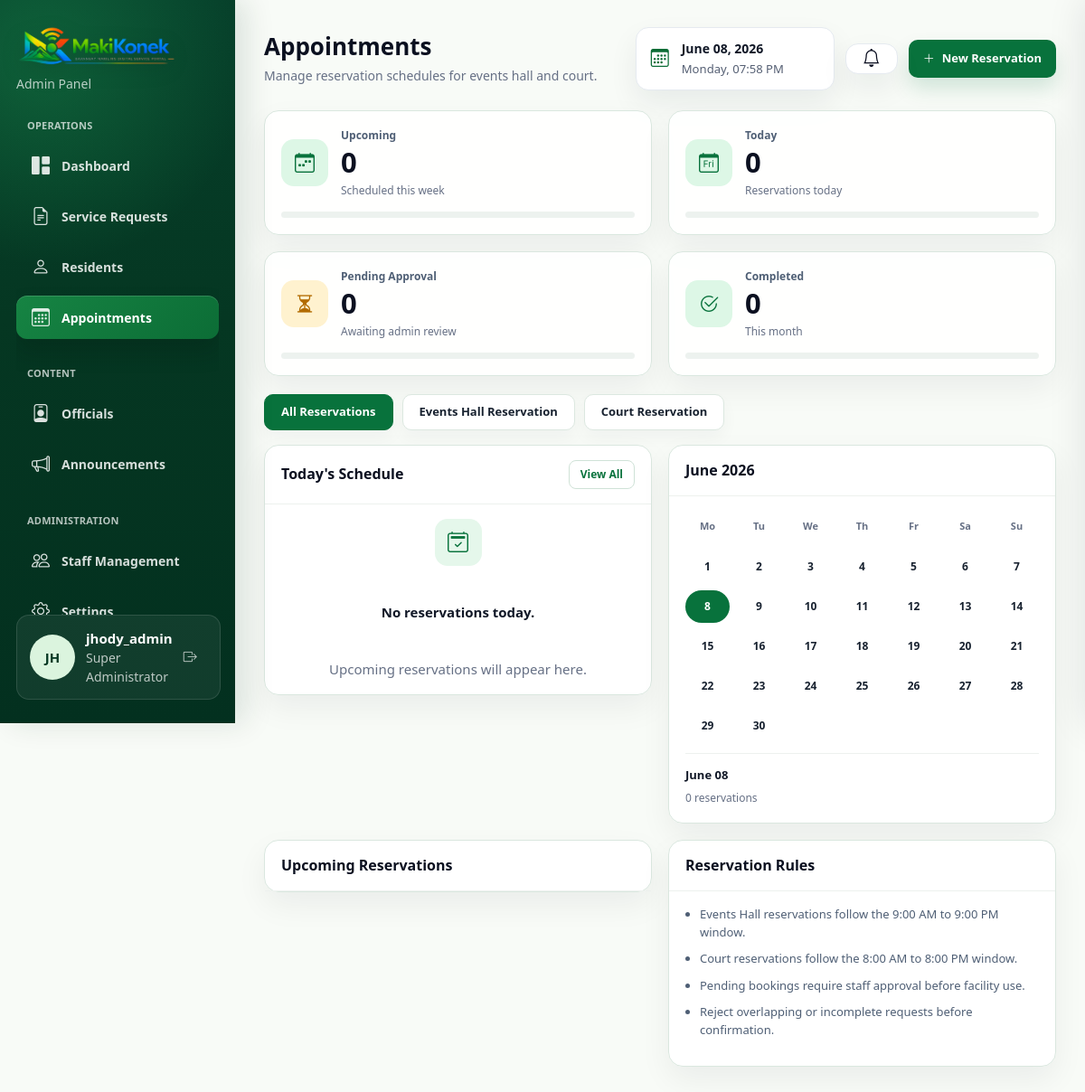
Page /Web_App/admin/manage_appointments.php (signed in) on the earlier database version.
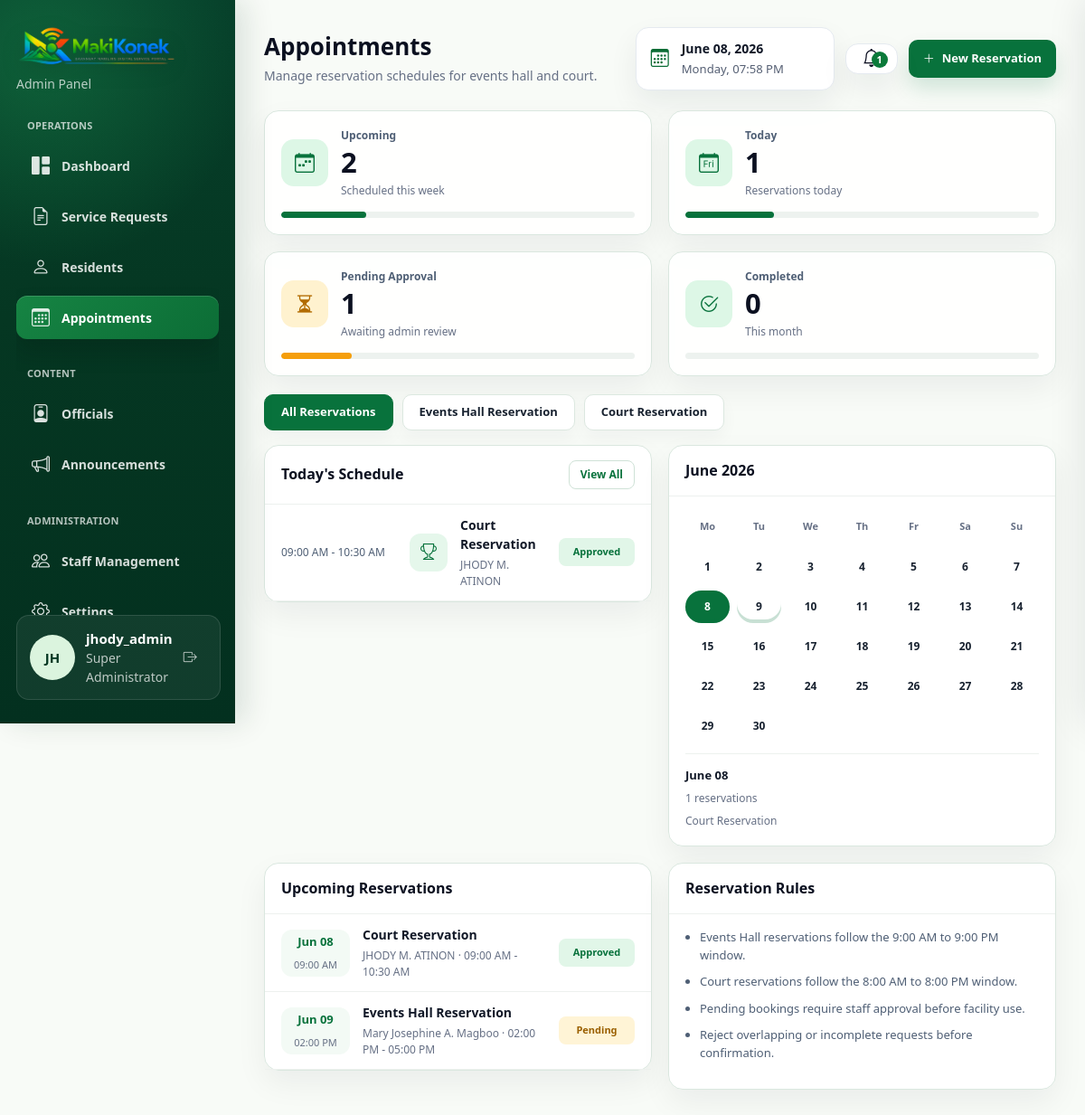
Same page on the later database version.
### tables this page shows
CREATE TABLE `facility_reservations` (
  `reservation_id` int(11) NOT NULL,
  `user_id` int(11) NOT NULL,
  `facility_id` int(11) NOT NULL,
  `reference_no` varchar(50) NOT NULL,
  `reservation_date` date NOT NULL,
  `start_time` time NOT NULL,
  `end_time` time NOT NULL,
  `expected_guests` int(11) NOT NULL,
  `purpose` text NOT NULL,
  `additional_notes` text DEFAULT NULL,
  `reservation_fee` decimal(10,2) DEFAULT NULL,
  `status` varchar(20) DEFAULT 'pending',
  `created_at` timestamp NOT NULL DEFAULT current_timestamp()
);

CREATE TABLE `facilities` (
  `facility_id` int(11) NOT NULL,
  `name` varchar(100) NOT NULL,
  `description` text DEFAULT NULL,
  `base_fee` decimal(10,2) NOT NULL,
  `open_time` time NOT NULL,
  `close_time` time NOT NULL,
  `max_guests` int(11) NOT NULL
);

CREATE TABLE `user_profiles` (
  `profile_id` int(11) NOT NULL,
  `user_id` int(11) NOT NULL,
  `first_name` varchar(100) NOT NULL,
  `last_name` varchar(100) NOT NULL,
  `middle_name` varchar(100) DEFAULT NULL,
  `suffix` varchar(20) DEFAULT NULL,
  `avatar_path` varchar(255) DEFAULT NULL,
  `sex` varchar(20) DEFAULT NULL,
  `civil_status` varchar(50) DEFAULT NULL,
  `birth_date` date DEFAULT NULL,
  `birth_place` varchar(150) DEFAULT NULL,
  `religion` varchar(100) DEFAULT NULL,
  `nationality` varchar(100) DEFAULT NULL,
  `mobile_number` varchar(20) DEFAULT NULL,
  `house_no` varchar(50) DEFAULT NULL,
  `street` varchar(100) DEFAULT NULL,
  `purok_no` varchar(50) DEFAULT NULL,
  `subdivision` varchar(100) DEFAULT NULL,
  `years_residency` int(11) DEFAULT NULL,
  `employed_status` varchar(50) DEFAULT NULL,
  `date_registration` date DEFAULT NULL,
  `updated_at` timestamp NOT NULL DEFAULT current_timestamp() ON UPDATE current_timestamp()
);

### Web_App/admin/manage_appointments.php (the view, shortened to what the rows shown need)
<?php
require_once __DIR__ . '/../includes/db_connect.php';
function h(?string $value): string
{
    return htmlspecialchars((string)$value, ENT_QUOTES, 'UTF-8');
}
function appointmentDate(?string $date, string $format = 'M d, Y'): string
{
    return date($format, strtotime($date));
}
function appointmentTime(?string $time): string
{
    return date('h:i A', strtotime($time));
}
function appointmentResidentName(array $row): string
{
    return trim(implode(' ', array_filter([
        $row['first_name'] ?? '',
        !empty($row['middle_name']) ? substr($row['middle_name'], 0, 1) . '.' : '',
        $row['last_name'] ?? '',
    ]))) ?: ($row['username'] ?? 'Resident');
}
function appointmentStatusClass(string $status): string
{
    $normalized = strtolower($status);
    if ($normalized === 'approved') return 'appointment-status-approved';
    return 'appointment-status-pending';
}
function reservationTypeLabel(string $facility): string
{
    return stripos($facility, 'court') !== false ? 'Court Reservation' : 'Events Hall Reservation';
}
function reservationIcon(string $facility): string
{
    return stripos($facility, 'court') !== false ? 'bi-trophy' : 'bi-building';
}
$reservations_query = "
    SELECT fr.*, f.name AS facility_name, f.base_fee, f.max_guests,
           u.username, u.email, p.first_name, p.middle_name, p.last_name, p.mobile_number
    FROM facility_reservations fr
    JOIN facilities f ON fr.facility_id = f.facility_id
    JOIN users u ON fr.user_id = u.user_id
    LEFT JOIN user_profiles p ON u.user_id = p.user_id
    ORDER BY fr.reservation_date ASC, fr.start_time ASC
";
$reservations_result = mysqli_query($conn, $reservations_query);
$reservations = [];
if ($reservations_result) {
    while ($row = mysqli_fetch_assoc($reservations_result)) {
        $reservations[] = $row;
    }
}
$today = date('Y-m-d');
$today_reservations = array_values(array_filter($reservations, fn($row) => $row['reservation_date'] === $today));
$upcoming_reservations = array_values(array_filter($reservations, fn($row) => $row['reservation_date'] >= $today));
?>
<!DOCTYPE html>
<html lang="en" data-bs-theme="light">
<head>
    <link href="https://cdn.jsdelivr.net/npm/bootstrap@5.3.0/dist/css/bootstrap.min.css" rel="stylesheet">
    <link rel="stylesheet" href="https://cdn.jsdelivr.net/npm/bootstrap-icons@1.10.5/font/bootstrap-icons.css">
    <link rel="stylesheet" href="../assets/css/admin.css?v=20260608l">
</head>
<body class="dashboard-body">
    <main class="main-content appointments-main">
        <header class="appointments-header">
            <div>
                <h1>Appointments</h1>
            </div>
        </header>
        <section class="appointments-grid">
            <article class="appointment-card appointment-schedule-card">
                <div class="appointment-card-heading">
                    <h2>Today's Schedule</h2>
                </div>
                <div class="appointment-timeline">
                    <?php if (!empty($today_reservations)): ?>
                        <?php foreach ($today_reservations as $row):
                            $resident_name = appointmentResidentName($row);
                            $type = reservationTypeLabel($row['facility_name']);
                        ?>
                            <button class="appointment-timeline-item appointment-open-trigger"
                                type="button"
                                data-type="<?php echo h($type); ?>"
                                data-name="<?php echo h($resident_name); ?>"
                                data-email="<?php echo h($row['email']); ?>"
                                data-phone="<?php echo h($row['mobile_number'] ?? 'N/A'); ?>"
                                data-ref="<?php echo h($row['reference_no']); ?>"
                                data-date="<?php echo h(appointmentDate($row['reservation_date'], 'F d, Y')); ?>"
                                data-time="<?php echo h(appointmentTime($row['start_time']) . ' - ' . appointmentTime($row['end_time'])); ?>"
                                data-purpose="<?php echo h($row['purpose']); ?>"
                                data-guests="<?php echo h((string)$row['expected_guests']); ?>"
                                data-notes="<?php echo h($row['additional_notes'] ?? ''); ?>"
                                data-status="<?php echo h($row['status']); ?>"
                                data-id="<?php echo (int)$row['reservation_id']; ?>">
                                <time><?php echo appointmentTime($row['start_time']); ?> - <?php echo appointmentTime($row['end_time']); ?></time>
                                <span class="appointment-type-icon"><i class="bi <?php echo reservationIcon($row['facility_name']); ?>"></i></span>
                                <span><strong><?php echo h($type); ?></strong><small><?php echo h($resident_name); ?></small></span>
                                <em class="<?php echo appointmentStatusClass($row['status']); ?>"><?php echo h($row['status']); ?></em>
                            </button>
                        <?php endforeach; ?>
                    <?php endif; ?>
                </div>
            </article>
            <aside class="appointment-card appointment-calendar-card">
                <div class="appointment-card-heading">
                    <h2><?php echo date('F Y'); ?></h2>
                </div>
                <div class="appointment-calendar-summary">
                    <strong><?php echo date('F d'); ?></strong>
                    <span><?php echo count($today_reservations); ?> reservations</span>
                    <?php foreach (array_slice($today_reservations, 0, 3) as $row): ?>
                        <p><?php echo h(reservationTypeLabel($row['facility_name'])); ?></p>
                    <?php endforeach; ?>
                </div>
            </aside>
        </section>
        <section class="appointments-grid appointment-secondary-grid">
            <article class="appointment-card appointment-upcoming-card">
                <div class="appointment-card-heading">
                    <h2>Upcoming Reservations</h2>
                </div>
                <div class="appointment-upcoming-list">
                    <?php foreach (array_slice($upcoming_reservations, 0, 6) as $row):
                        $resident_name = appointmentResidentName($row);
                        $type = reservationTypeLabel($row['facility_name']);
                    ?>
                        <button class="appointment-upcoming-item appointment-open-trigger"
                            type="button"
                            data-type="<?php echo h($type); ?>"
                            data-name="<?php echo h($resident_name); ?>"
                            data-email="<?php echo h($row['email']); ?>"
                            data-phone="<?php echo h($row['mobile_number'] ?? 'N/A'); ?>"
                            data-ref="<?php echo h($row['reference_no']); ?>"
                            data-date="<?php echo h(appointmentDate($row['reservation_date'], 'F d, Y')); ?>"
                            data-time="<?php echo h(appointmentTime($row['start_time']) . ' - ' . appointmentTime($row['end_time'])); ?>"
                            data-purpose="<?php echo h($row['purpose']); ?>"
                            data-guests="<?php echo h((string)$row['expected_guests']); ?>"
                            data-notes="<?php echo h($row['additional_notes'] ?? ''); ?>"
                            data-status="<?php echo h($row['status']); ?>"
                            data-filter-type="<?php echo h($type); ?>"
                            data-id="<?php echo (int)$row['reservation_id']; ?>">
                            <time><strong><?php echo appointmentDate($row['reservation_date'], 'M d'); ?></strong><span><?php echo appointmentTime($row['start_time']); ?></span></time>
                            <span><strong><?php echo h($type); ?></strong><small><?php echo h($resident_name); ?> · <?php echo appointmentTime($row['start_time']); ?> - <?php echo appointmentTime($row['end_time']); ?></small></span>
                            <em class="<?php echo appointmentStatusClass($row['status']); ?>"><?php echo h($row['status']); ?></em>
                        </button>
                    <?php endforeach; ?>
                </div>
            </article>
            <aside class="appointment-card appointment-rules-card">
                <div class="appointment-card-heading">
                    <h2>Reservation Rules</h2>
                </div>
            </aside>
        </section>
    </main>
</body>
</html>

Differences in the rows shown:
added facility_reservations: start_time "09:00 AM", end_time "10:30 AM", facility.name "Court Reservation", user_profiles.first_name+middle_name+last_name "JHODY M. ATINON", status "Approved", reservation_date "Jun 08"
added facility_reservations: reservation_date "Jun 09", start_time "02:00 PM", facility.name "Events Hall Reservation", user_profiles.first_name+middle_name+last_name "Mary Josephine A. Magboo", end_time "05:00 PM", status "Pending", shown under "Upcoming Reservations"
Other differences:
min(9, $pending_count): (not shown) → "1"
$upcoming_count: "0" → "2"
$today_count: "0" → "1"
$pending_count: "0" → "1"
count($today_reservations): "0" → "1"
text no longer shown: "No reservations today. Upcoming reservations will appear here."
